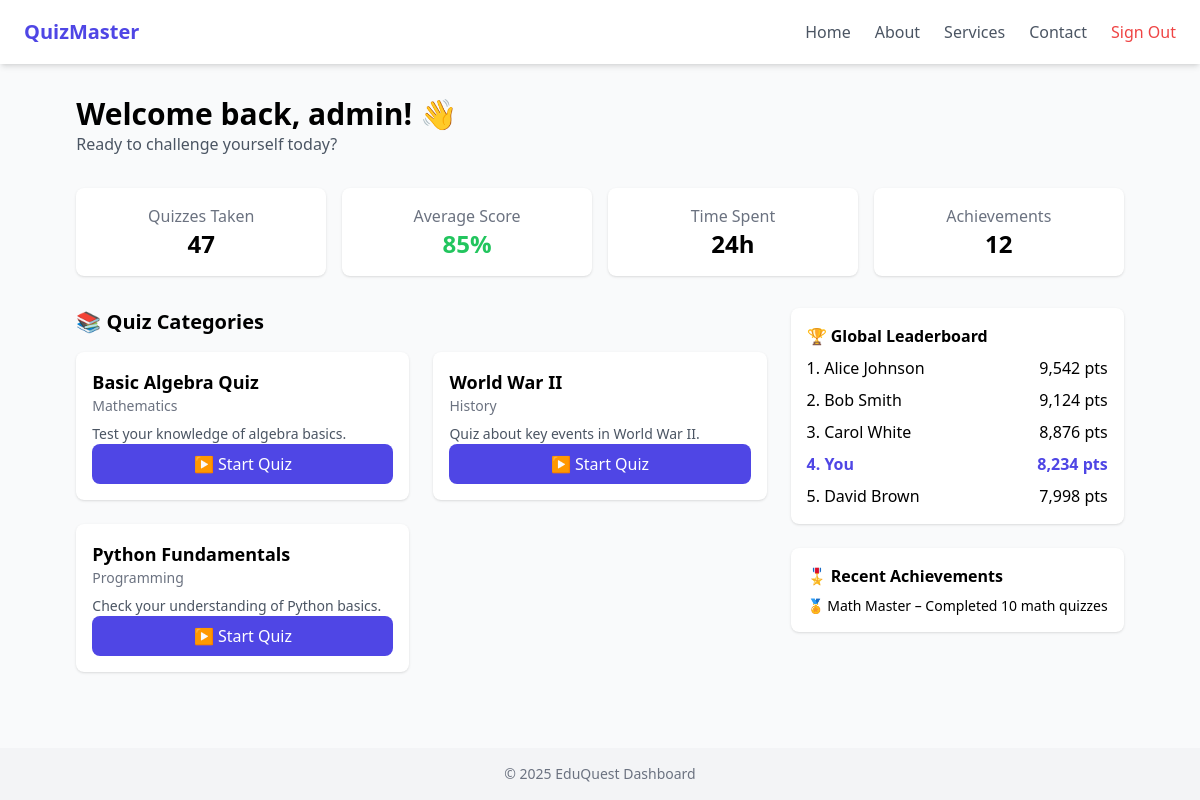
The app's page /quizzes/ (signed in) with its own data.
### quizzes/models.py (models this page shows, shortened)
class Quiz(models.Model):
    title = models.CharField(max_length=255)
    slug = models.SlugField(max_length=255, unique=True)
    description = models.TextField(blank=True)
    category = models.ForeignKey(Category, related_name='quizzes', on_delete=models.SET_NULL, null=True, blank=True)
    time_per_question = models.PositiveIntegerField(help_text='Seconds per question', default=30)
    randomize_questions = models.BooleanField(default=True)
    created_at = models.DateTimeField(auto_now_add=True)
    updated_at = models.DateTimeField(auto_now=True)
    published = models.BooleanField(default=True)

class Category(models.Model):
    name = models.CharField(max_length=100, unique=True)
    slug = models.SlugField(max_length=120, unique=True)

### quizzes/views.py (the view)
# urls.py: path("", views.QuizListView.as_view(), name="quiz_list"),
class QuizListView(ListView):
    model = Quiz
    template_name = 'quizzes/quiz_list.html'
    queryset = Quiz.objects.filter(published=True)

### quizzes/templates/quizzes/quiz_list.html (shortened to what this page needs)
{% extends "quizzes/base_dashboard.html" %}
{% load static %}
{% block content %}
<div class="mb-8">
  <h1 class="text-3xl font-bold">Welcome back, {{ user.username|default:"Student" }}! 👋</h1>
  <p class="text-gray-600">Ready to challenge yourself today?</p>
</div>
<div class="grid grid-cols-2 md:grid-cols-4 gap-4 mb-8">
  <div class="bg-white p-4 shadow rounded-lg text-center">
    <p class="text-gray-500">Quizzes Taken</p>
    <p class="text-2xl font-bold">47</p>
  </div>
  <div class="bg-white p-4 shadow rounded-lg text-center">
    <p class="text-gray-500">Average Score</p>
    <p class="text-2xl font-bold text-green-500">85%</p>
  </div>
  <div class="bg-white p-4 shadow rounded-lg text-center">
    <p class="text-gray-500">Time Spent</p>
    <p class="text-2xl font-bold">24h</p>
  </div>
  <div class="bg-white p-4 shadow rounded-lg text-center">
    <p class="text-gray-500">Achievements</p>
    <p class="text-2xl font-bold">12</p>
  </div>
</div>
<div class="grid lg:grid-cols-3 gap-6">
  <div class="lg:col-span-2">
    <h2 class="text-xl font-semibold mb-4">📚 Quiz Categories</h2>
    <div class="grid md:grid-cols-2 gap-6">
      {% for quiz in object_list %}
        <div class="bg-white p-4 shadow rounded-lg flex flex-col">
          <h3 class="text-lg font-semibold">{{ quiz.title }}</h3>
          <p class="text-sm text-gray-500">{{ quiz.category.name }}</p>
          <p class="mt-2 text-sm text-gray-600">{{ quiz.description|truncatewords:15 }}</p>
          <a href="{% url 'quizzes:quiz_detail' quiz.pk %}"
             class="mt-auto inline-block bg-indigo-600 hover:bg-indigo-700 text-white text-center py-2 px-4 rounded-lg">
             ▶ Start Quiz
          </a>
        </div>
      {% empty %}
        <p>No quizzes available yet.</p>
      {% endfor %}
    </div>
  </div>
  <div class="space-y-6">
    <div class="bg-white p-4 shadow rounded-lg">
      <h2 class="font-semibold mb-2">🏆 Global Leaderboard</h2>
      <ul class="space-y-2">
        <li class="flex justify-between"><span>1. Alice Johnson</span><span>9,542 pts</span></li>
        <li class="flex justify-between"><span>2. Bob Smith</span><span>9,124 pts</span></li>
        <li class="flex justify-between"><span>3. Carol White</span><span>8,876 pts</span></li>
        <li class="flex justify-between text-indigo-600 font-semibold"><span>4. You</span><span>8,234 pts</span></li>
        <li class="flex justify-between"><span>5. David Brown</span><span>7,998 pts</span></li>
      </ul>
    </div>
    <div class="bg-white p-4 shadow rounded-lg">
      <h2 class="font-semibold mb-2">🎖️ Recent Achievements</h2>
      <p class="text-sm">🏅 Math Master – Completed 10 math quizzes</p>
    </div>
  </div>
</div>
{% endblock %}

### records on screen
Quiz: title "Basic Algebra Quiz", category.name "Mathematics", description "Test your knowledge of algebra basics."
Quiz: title "World War II", category.name "History", description "Quiz about key events in World War II."
Quiz: title "Python Fundamentals", category.name "Programming", description "Check your understanding of Python basics."

### other values on screen
{{ user.username|default:"Student" }} "admin"
